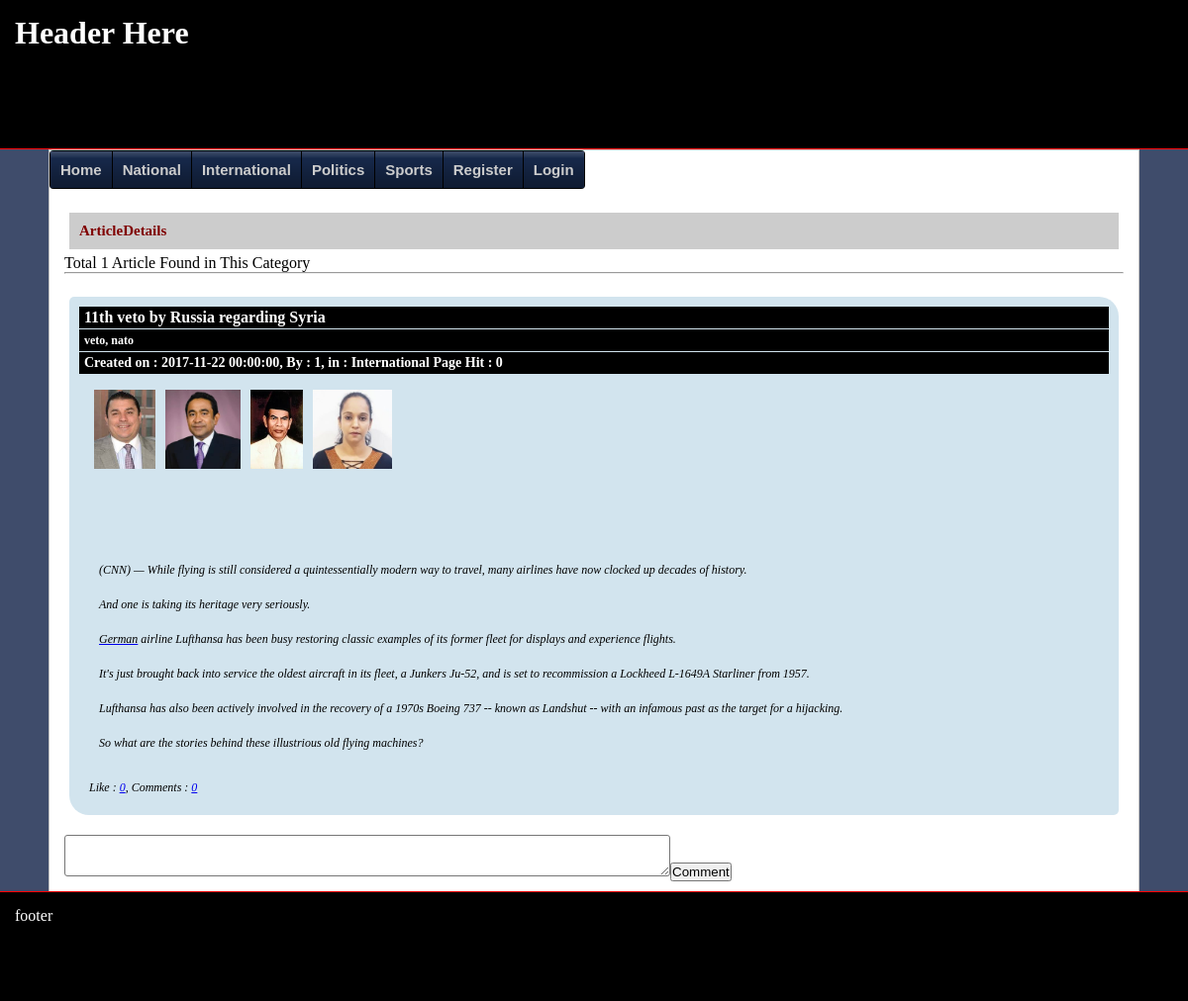
The app's page /?c=articleDetails&article=1 with its own data.
### tables this page shows
CREATE TABLE `category` (
  `id` int(11) NOT NULL,
  `name` varchar(200) NOT NULL,
  `description` varchar(2000) NOT NULL,
  `categoryId` int(11) NOT NULL
);

CREATE TABLE `pages` (
  `id` int(11) NOT NULL,
  `title` varchar(1000) NOT NULL,
  `tags` varchar(200) DEFAULT NULL,
  `createDate` datetime DEFAULT NULL,
  `userId` int(11) DEFAULT NULL,
  `hitCount` int(11) DEFAULT NULL,
  `categoryId` int(11) NOT NULL
);

CREATE TABLE `pageimage` (
  `id` int(11) NOT NULL,
  `pageId` int(11) NOT NULL,
  `title` varchar(200) NOT NULL,
  `dateTime` datetime NOT NULL DEFAULT CURRENT_TIMESTAMP,
  `image` varchar(200) NOT NULL
);

### component/menu.php (the view, shortened to what this page needs)
<ul id="css3menu1" class="topmenu">
			<li><a href="?p=home">Home</a></li>
			<?php
			$cn = mysqli_connect("localhost", "root", "", "dbus_002");
			$sql = "select id, name from category where categoryId = 0";
			$table = mysqli_query($cn, $sql);
			while($row = mysqli_fetch_assoc($table))
			{
				print '<li><a href="?c=article&ctg='.$row["id"].'">'.$row["name"].'</a>';
				findChild($row["id"]);
				print '</li>';
			}
			function findChild($pid)
			{
				global $cn;
				$sql = "select id, name from category where categoryId = ".$pid;
				$table = mysqli_query($cn, $sql);
			}
	if(isset($_SESSION['type']))
	{
		print '<li><a href="?p=users">Users</a></li>
			<li><a href="?p=category">Category</a></li>
			<li><a href="?p=pages">Pages</a></li>
			<li><a href="?p=image">Image</a></li>
			<li><a href="?p=file">File</a></li>
			<li><a href="?p=myaccount">'.$_SESSION['name'].'</a></li>
			<li><a href="?c=logout">Logout</a></li>';
	}
	else{
		print '
			<li><a href="?c=register">Register</a></li>
			<li><a href="?c=login">Login</a></li>';
	}
			?>
		</ul>

### index.php (shortened to what this page needs)
<!doctype html>
<html>
<head>
<link rel="stylesheet" href="css/index.css"/>
<link rel="stylesheet" href="css/tables.css"/>
<link rel="stylesheet" href="css/css3menu.css"/>
<link rel="stylesheet" href="css/control.css"/>
<link rel="stylesheet" href="css/article.css"/>
</head>
<body>
<div class="header">
	<h1>Header Here</h1>
</div>
<div class="main">
	<div class="menu">
		<?php include('component/menu.php'); ?>
	</div>
	<div class="content">
		<?php
		include('component/controller.php');
		?>
	</div>
</div>
<div class="footer">
	footer
</div>
</body>
</html>

### component/controller.php
<?php
if(isset($_GET['p']))
{
	if(file_exists("pages/".$_GET['p'].".php"))
	{
		print '<span class="title">'.ucwords(str_replace("_", " ", $_GET['p'])).'</span>';
		if(isset($_SESSION['type']))
		{
			include("pages/".$_GET['p'].".php");
		}
		else{
			print '<span class="error">You have to login with admin account to view this content</span><br>';
			include('client/login.php');
		}
	}
	else
	{
		include("warning.php");
	}
}
else if(isset($_GET['c']))
{
	if($_GET['c'] == "login")
	{
		print '<span class="title">Login</span>';
		if(isset($_POST['btnLogin']))
		{
			if(isset($_SESSION['active']))
			{
				print "<span class=\"error\">You have to active your account, Please check your mail</span>";
				include('client/resend.php');
			}
			elseif(isset($_SESSION['type']))
			{
				print '<span class="success">Loged in was successfull</span>';
			}
			else{
				print '<span class="error">Invalid Login, try again<br></span>';
				include('client/login.php');
			}
		}
		else{
			include('client/login.php');
		}
	}
	else if(file_exists("client/".$_GET['c'].".php"))
	{
		print '<span class="title">'.ucwords(str_replace("_", " ", $_GET['c'])).'</span>';
		include("client/".$_GET['c'].".php");
	}
	else
	{
		include("warning.php");
	}
}
else
{
	include("pages/home.php");
}
?>

### client/articleDetails.php (shortened to what this page needs)
<?php
$cn = mysqli_connect("localhost", "root", "", "dbus_002");
$sql = "select p.id, p.title, p.tags, p.createDate, p.userId, p.hitCount, c.name as category
from pages p
		left join category as c on p.categoryId = c.id where p.id = ".$_GET['article'];
$table = mysqli_query($cn, $sql);
print '<div class="summery"> Total '.mysqli_num_rows($table).' Article Found in This Category</div><hr><br>';
while($row = mysqli_fetch_assoc($table))
{
	print '<div class="article">';
	print '<h1>'.$row["title"].'</h1>';
	print '<h3>'.$row["tags"].'</h3>';
	print '<h2> Created on : '.$row["createDate"].', By : ';
	print $row["userId"].', in : '.$row["category"].' Page Hit : '.$row["hitCount"].'</h2>';
	print '<div class="images">';
	findImages($row['id']);
	print '</div>';
	$fileName = "articles/".str_replace(" ", "_", trim($row['title'])).".html";
	$file = fopen($fileName, "r");
	$content = fread($file, filesize($fileName));
	print '<div>'.$content.'</div>';
	print '<div>Like : <a href="#">0</a>, Comments : <a href="#">0</a></div>';
	print '</div>';
}
?>
<form method="post" action="">
	<textarea name="comment"></textarea><input type="submit" name="submit" value="Comment"/>
</form>
<?php
function findImages($pid)
{
	global $cn;
	$sql = "select id, title, image from pageImage where pageId = ".$pid;
	$table = mysqli_query($cn, $sql);
	while($row = mysqli_fetch_assoc($table))
	{
		print '<img src="uploads/images/'.$row["id"].'_'.$row["image"].'" title="'.$row['title'].'"/>';
	}
}
?>

### css/index.css (style rules this page uses)
* { padding: 0px; margin: 0px auto; }
body { background: #3f4c6b; background: -moz-linear-gradient(top, #3f4c6b 0%, #3f4c6b 100%); background: -webkit-linear-gradient(top, #3f4c6b 0%,#3f4c6b 100%); background: linear-gradient(to bottom, #3f4c6b 0%,#3f4c6b 100%); filter: progid:DXImageTransform.Microsoft.gradient( startColorstr='#3f4c6b', endColorstr='#3f4c6b',GradientType=0 ); }
.header { height: 120px; background: rgba(0,0,0,1.00); color: white; border-bottom: thin solid red; padding: 15px; }
.main { border: thin silver solid; width: 1100px; }
.menu { height: auto; overflow:visible; background: white; }
.content { min-height: 500px; padding: 15px; background: white; height: auto; overflow: hidden; padding-bottom: 120px; }
.footer { height: 80px; background: rgba(0,0,0,1.00); color: white; border-top: thin solid red; padding: 15px; position: fixed; left:0px; right: 0px; bottom: 0px; }
.title { font-size: 15px; background: rgba(0,0,0,0.2); color: maroon; font-weight: bold; padding: 10px; display: block; margin: 5px; }
ul { list-style: circle; }
ul li { line-height: 25px; font-size: 16px }

### css/css3menu.css (style rules this page uses)
ul#css3menu1,ul#css3menu1 ul { margin:0;list-style:none;padding:0;background-color:#000;background-image:url("mainbk.png");background-repeat:repeat;border-width:0px;border-style:solid;border-color:#162436;-moz-border-radius:4px;-webkit-border-radius:4px;border-radius:4px; }
ul#css3menu1 li { position:relative;display:block;white-space:nowrap;font-size:0;float:left; }
ul#css3menu1 { font-size:0;z-index:999;position:relative;display:inline-block;zoom:1;padding:1px 1px 1px 0; *display:inline; }
ul#css3menu1>li { margin:0 0 0 1px; }
ul#css3menu1 a { display:block;vertical-align:middle;text-align:left;text-decoration:none;font:bold 15px Arial;color:#cccccc;cursor:default;padding:10px;background-color:#17294b;background-image:url("mainbk.png");background-repeat:repeat;background-position:0 200px;border-width:0px;border-style:none;border-color:; }

### css/control.css (style rules this page uses)
input[type="text"], input[type="password"], textarea, select { min-width: 600px; padding: 5px; border-radius: 3px; }

### css/article.css (style rules this page uses)
.article { display: block; margin: 5px; padding: 10px; margin-bottom: 20px; background-color:rgba(32,119,168,0.2); border-radius: 5px 20px 5px 20px; }
.article h1, .article h2, .article h3 { display: block; padding: 5px; background-color: black; color: white; font-weight: bold; line-height: 12px; margin-bottom: 1px; }
.article h1 { font-size: 16px; }
.article h2 { font-size: 14px; }
.article h3 { font-size: 12px; }
.article div { padding: 10px; font-size: 12px; font-style: italic; }
.article div img { height: 80px; margin: 5px; float: left; }
.images { height: 150px; overflow: hidden; }
.images img { height: inherit; margin-right: 20px; }

### records on screen
category: name "National"
category: name "International"
category: name "Politics"
category: name "Sports"
pages: title "11th veto by Russia regarding Syria", tags "veto, nato", createDate "2017-11-22 00:00:00", userId "1", categoryId.name "International", hitCount "0", title "(CNN) — While flying is still considered a quintessentially modern way to travel, many airlines have now clocked up decades of history. And one is taking its heritage very seriously. German airline Lufthansa has been busy restoring classic examples of its former fleet for displays and experience flights. It's just brought back into service the oldest aircraft in its fleet, a Junkers Ju-52, and is set to recommission a Lockheed L-1649A Starliner from 1957. Lufthansa has also been actively involved in the recovery of a 1970s Boeing 737 -- known as Landshut -- with an infamous past as the target for a hijacking. So what are the stories behind these illustrious old flying machines?"
pageimage: image (picture)
pageimage: image (picture)
pageimage: image (picture)
pageimage: image (picture)

### other values on screen
str_replace("_", " ", $_GET['c']) "ArticleDetails"
mysqli_num_rows($table) "1"
